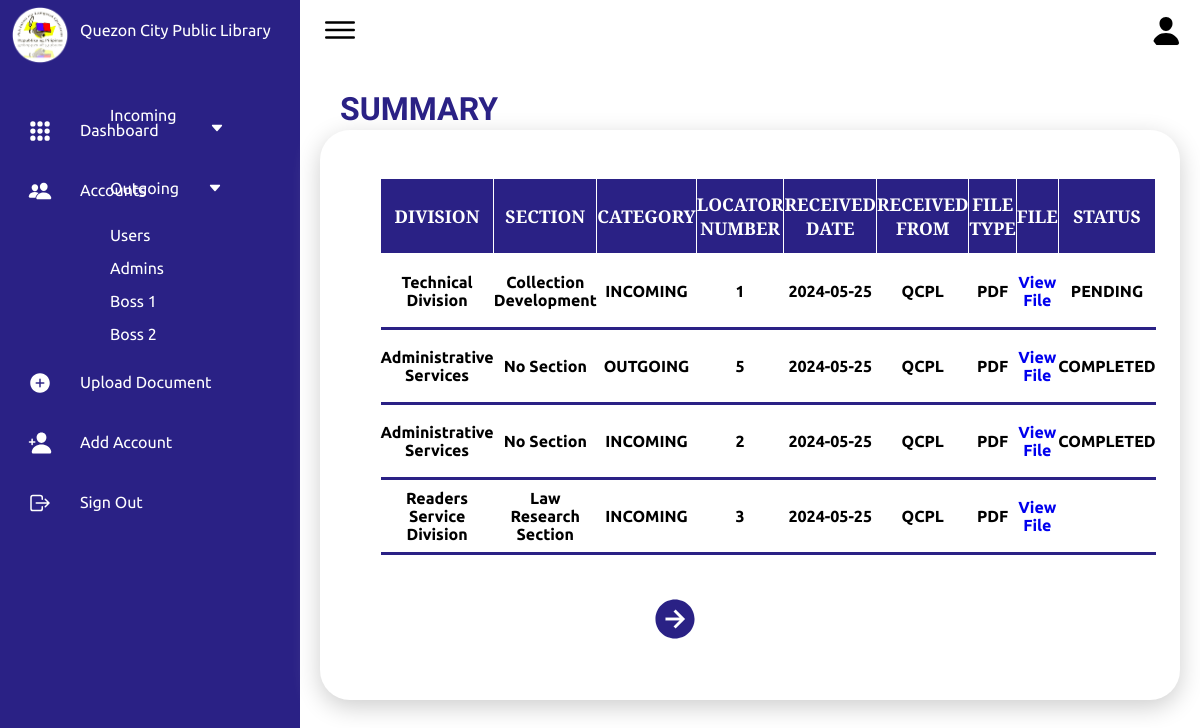
The page /Frontend/Dashboard/dash.php on the database its author committed.
### tables this page shows
CREATE TABLE `fileupload` (
  `id` int(11) NOT NULL,
  `file_name` varchar(255) NOT NULL,
  `division` varchar(255) DEFAULT NULL,
  `section` varchar(255) DEFAULT NULL,
  `category` enum('Incoming','Outgoing','','') DEFAULT NULL,
  `locator_num` varchar(255) DEFAULT NULL,
  `received_date` date DEFAULT NULL,
  `received_from` varchar(255) DEFAULT NULL,
  `subject` varchar(255) DEFAULT NULL,
  `description` text DEFAULT NULL,
  `type` varchar(100) DEFAULT NULL,
  `file_path` varchar(255) NOT NULL,
  `proofreader_comment` varchar(255) NOT NULL,
  `boss2_comment` varchar(255) NOT NULL,
  `boss1_comment` varchar(255) NOT NULL,
  `status` varchar(255) NOT NULL
);

### Frontend/Dashboard/dash.php (the view, shortened to what this page needs)
<!DOCTYPE html>
<html lang="en">
<head>
    <link rel="stylesheet" href="style.css">
</head>
<body>
  <div class="container">
        <div class="navigation">
            <ul>
                <li>
                    <a href="#">
                        <span class="img">
                            <img src="imgs/logo.png" >
                        </span>
                        <span class="title">Quezon City Public Library</span>
                    </a>
                </li>
                <li>
                    <a href="dash.php" class="dropdown-toggle">
                    <span class="icon">
                    <ion-icon name="apps"></ion-icon>
                    </span>
                    <span class="title">Dashboard<ion-icon id="dash_down_btn" name="caret-down-outline"></ion-icon></span>
                    </a>
                    <ul class="sub_menu" id="dashboard-submenu">
                        <li class="sub_dash"><a href="incoming.php">Incoming</a></li>
                        <li class="sub_dash"><a href="outgoing.php">Outgoing</a></li>
                    </ul>
                </li>
                <li>
                    <a href="user.php">
                        <span class="icon"><ion-icon name="people"></ion-icon></span>
                        <span class="title">Accounts<ion-icon id="acct_down_btn" name="caret-down-outline"></ion-icon></span>
                    </a>
                         <li class="sub_dash"><a href="usersaccounts.php">Users</a></li>
                         <li class="sub_dash"><a href="adminsaccounts.php">Admins</a></li>
                         <li class="sub_dash"><a href="boss1accounts.php">Boss 1</a></li>
                         <li class="sub_dash"><a href="boss2accounts.php">Boss 2</a></li>
                </li>
                <li>
                    <a href="doc.html">
                        <span class="icon">
                            <ion-icon name="add-circle"></ion-icon>
                        </span>
                        <span class="title">Upload Document</span>
                    </a>
                </li>
                <li>
                    <a href="adduser.html">
                        <span class="icon">
                            <ion-icon name="person-add"></ion-icon>
                        </span>
                        <span class="title" >Add Account</span>
                    </a>
                </li>
                <li>
                    <a href="/qcpl/Backend/logout.php">
                        <span class="icon">
                            <ion-icon name="log-out-outline"></ion-icon>
                        </span>
                        <span class="title">Sign Out</span>
                    </a>
                </li>
            </ul>
        </div>
        <div class="main">
            <div class="topbar">
                <div class="toggle"><ion-icon name="menu-outline"></ion-icon></div>
                <div class="user"><span class="icon"><ion-icon name="person"></ion-icon></span></div>
            </div>
            <div class="details">
                <div class="upload">
                    <div class="cardHeader">
                        <h2>SUMMARY</h2>
            <div class ="summary">
            <?php
                $server = "localhost";
                $username = "root";
                $password = "";
                $db = "qcpl";
                $conn = new mysqli($server, $username, $password, $db);
                $rowsPerPage = 4;
                $page = isset($_GET['page']) ? intval($_GET['page']) : 1;
                $offset = ($page - 1) * $rowsPerPage;
                $sql = "SELECT * FROM fileupload LIMIT ? OFFSET ?";
                $stmt = $conn->prepare($sql);
                $stmt->bind_param("ii", $rowsPerPage, $offset);
                $stmt->execute();
                $result = $stmt->get_result();
                if ($result->num_rows > 0) {
                    echo "<table>";
                    echo "<tr><th>Division</th><th>Section</th><th>Category</th><th>Locator Number</th><th>Received Date</th><th>Received From</th><th>File type</th><th>File</th><th>Status</th></tr>";
                    while ($row = $result->fetch_assoc()) {
                        echo "<tr>";
                        echo "<td>" . "<center>" . $row["division"] . "</td>";
                        echo "<td>" . "<center>" . $row["section"] . "</td>";
                        echo "<td id ='category'>" . "<center>" . $row["category"] . "</td>";
                        echo "<td>" . "<center>" . $row["locator_num"] . "</td>";
                        echo "<td>" . "<center>" . $row["received_date"] . "</td>";
                        echo "<td>" . "<center>" . $row["received_from"] . "</td>";
                        echo "<td>" . "<center>" . $row["type"] . "</td>";
                        echo "<td id ='file'><a href='/qcpl/Backend/" . $row["file_path"] . "' target='_blank'>View File</a></td>";
                        echo "<td id ='status'>" . "<center>" . $row["status"] . "</td>";
                        echo "</tr>";
                    }
                    echo "</table>";
                    $nextPage = $page + 1;
                    echo "<a href='?page=$nextPage' id='next' > <ion-icon name='arrow-forward-circle-sharp'></ion-icon></a>";
                } else {
                    echo "<script>alert('No documents found!'); window.location.href = '?page=1';</script>";
                }
                ?>
            </div>
            </div>
                    </div>
                </div>
            </div>
        </div>
</body>
</html>

### Frontend/Dashboard/style.css (style rules this page uses)
* { font-family: "Ubuntu", sans-serif; margin: 0; padding: 0; box-sizing: border-box; }
:root { --blue: #2a2185; --white: #fff; --gray: #f5f5f5; --black1: #222; --black2: #999; }
body { min-height: 100vh; overflow-x: hidden; }
.container { position: relative; width: 100%; }
.navigation { position: fixed; width: 300px; height: 100%; background: var(--blue); border-left: 10px solid var(--blue); transition: 0.5s; overflow: hidden; }
.navigation ul { position: absolute; top: 0; left: 0; width: 100%; }
.navigation ul li { position: relative; width: 100%; list-style: none; border-top-left-radius: 30px; border-bottom-left-radius: 30px; }
.navigation ul li:nth-child(1) { margin-bottom: 40px; pointer-events: none; }
.navigation ul li a { position: relative; width: 100%; display: flex; text-decoration: none; color: var(--white); }
.navigation ul li a .icon { position: relative; display: block; min-width: 60px; height: 60px; line-height: 75px; text-align: center; }
.navigation ul li a .icon ion-icon { font-size: 1.5rem; }
.navigation ul li a .img { position: relative; display: block; top: 5px; min-width: 60px; height: 60px; line-height: 75px; text-align: center; }
.navigation ul li a .img img { width: 100%; height: 100%; }
.navigation ul li a .title { position: relative; display: block; padding: 0 10px; height: 60px; line-height: 60px; text-align: start; white-space: nowrap; }
.navigation li.sub_dash { position: relative; padding: 6px 6px 9px 100px; font-size: 1rem; width: 100%; }
#dash_down_btn { position: relative; left: 50px; }
#acct_down_btn { position: relative; left: 61px; }
.main { position: absolute; width: calc(100% - 300px); left: 300px; min-height: 100vh; background: var(--white); transition: 0.5s; }
.topbar { width: 100%; height: 60px; display: flex; justify-content: space-between; align-items: center; padding: 0 10px; }
.toggle { position: relative; width: 60px; height: 60px; display: flex; justify-content: center; align-items: center; font-size: 2.5rem; cursor: pointer; }
.user { position: relative; width: 40px; height: 40px; border-radius: 50%; overflow: hidden; cursor: pointer; }
.user ion-icon { position: absolute; top: 5px; left: 0px; font-size: 2rem; }
.details { position: relative; width: 100%; height: 100%; padding: 20px; margin-top: 60px; }
.details .upload { position: relative; min-height: 570px; margin-top: -10px; display: grid; background: var(--white); padding: 20px; box-shadow: 0 7px 25px rgb(206, 206, 206); border-radius: 30px; }
.details .cardHeader { margin-top: -60px; justify-content: space-between; align-items: flex-start; }
.cardHeader h2 { color: var(--blue); font-family: "Sedan SC", serif; font-size: 2rem; }
.summary { position: relative; top: 50px; left: 40px; width: 100%; text-align: center; }
.summary table { width: 94%; border-collapse: collapse; }
.summary tr { height: 75px; }
.summary th { background-color: #2a2185; font-size: 1.1rem; text-align: center; color: #fff; font-weight: 100px; height: 40px; font-family: "Bitter", serif; text-transform:uppercase ; border: 1.5px solid; border-color: white; }
.summary td { font-size: 1rem; font-weight: bold; border-bottom: 3px solid; border-color: #2a2185; }
.summary a { text-decoration: none; }
#next { position: fixed; display: block; top: 595px; left: 1300px; text-decoration: none; color: #2a2185; width: 150px; height: 50px; font-size: 3rem; }
#status { text-transform: uppercase; }
#category { text-transform: uppercase; }
#next { position: fixed; left: 600px; }

### rows shown on the page
fileupload: division "Technical Division", section "Collection Development", category "INCOMING", locator_num "1", received_date "2024-05-25", received_from "QCPL", type "PDF", status "PENDING"
fileupload: division "Administrative Services", section "No Section", category "OUTGOING", locator_num "5", received_date "2024-05-25", received_from "QCPL", type "PDF", status "COMPLETED"
fileupload: division "Administrative Services", section "No Section", category "INCOMING", locator_num "2", received_date "2024-05-25", received_from "QCPL", type "PDF", status "COMPLETED"
fileupload: division "Readers Service Division", section "Law Research Section", category "INCOMING", locator_num "3", received_date "2024-05-25", received_from "QCPL", type "PDF"
